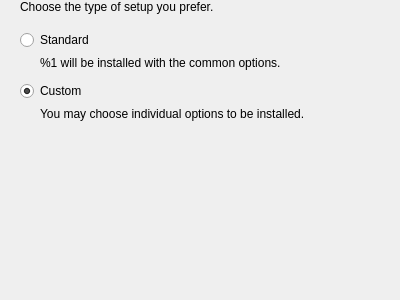
<?xml version="1.0" encoding="UTF-8"?>
<ui version="4.0">
 <class>StandardOrCustom</class>
 <widget class="QWidget" name="StandardOrCustom">
  <property name="geometry">
   <rect>
    <x>0</x>
    <y>0</y>
    <width>400</width>
    <height>300</height>
   </rect>
  </property>
  <property name="sizePolicy">
   <sizepolicy hsizetype="Preferred" vsizetype="Preferred">
    <horstretch>0</horstretch>
    <verstretch>0</verstretch>
   </sizepolicy>
  </property>
  <property name="windowTitle">
   <string>Setup Type</string>
  </property>
  <layout class="QVBoxLayout" name="verticalLayout">
   <property name="leftMargin">
    <number>20</number>
   </property>
   <property name="topMargin">
    <number>0</number>
   </property>
   <item>
    <widget class="QLabel" name="label">
     <property name="text">
      <string>Choose the type of setup you prefer.</string>
     </property>
    </widget>
   </item>
   <item>
    <spacer name="verticalSpacer_2">
     <property name="orientation">
      <enum>Qt::Vertical</enum>
     </property>
     <property name="sizeType">
      <enum>QSizePolicy::Fixed</enum>
     </property>
     <property name="sizeHint" stdset="0">
      <size>
       <width>20</width>
       <height>10</height>
      </size>
     </property>
    </spacer>
   </item>
   <item>
    <widget class="QRadioButton" name="standardRadioButton">
     <property name="text">
      <string>Standard</string>
     </property>
     <property name="checked">
      <bool>false</bool>
     </property>
    </widget>
   </item>
   <item>
    <widget class="QLabel" name="standardLabel">
     <property name="text">
      <string>%1 will be installed with the common options.</string>
     </property>
     <property name="indent">
      <number>20</number>
     </property>
    </widget>
   </item>
   <item>
    <spacer name="verticalSpacer_3">
     <property name="orientation">
      <enum>Qt::Vertical</enum>
     </property>
     <property name="sizeType">
      <enum>QSizePolicy::Fixed</enum>
     </property>
     <property name="sizeHint" stdset="0">
      <size>
       <width>20</width>
       <height>5</height>
      </size>
     </property>
    </spacer>
   </item>
   <item>
    <widget class="QRadioButton" name="customRadioButton">
     <property name="text">
      <string>Custom</string>
     </property>
     <property name="checked">
      <bool>true</bool>
     </property>
    </widget>
   </item>
   <item>
    <widget class="QLabel" name="label_3">
     <property name="text">
      <string>You may choose individual options to be installed.</string>
     </property>
     <property name="indent">
      <number>20</number>
     </property>
    </widget>
   </item>
   <item>
    <spacer name="verticalSpacer">
     <property name="orientation">
      <enum>Qt::Vertical</enum>
     </property>
     <property name="sizeHint" stdset="0">
      <size>
       <width>20</width>
       <height>40</height>
      </size>
     </property>
    </spacer>
   </item>
  </layout>
 </widget>
 <resources/>
 <connections/>
</ui>
